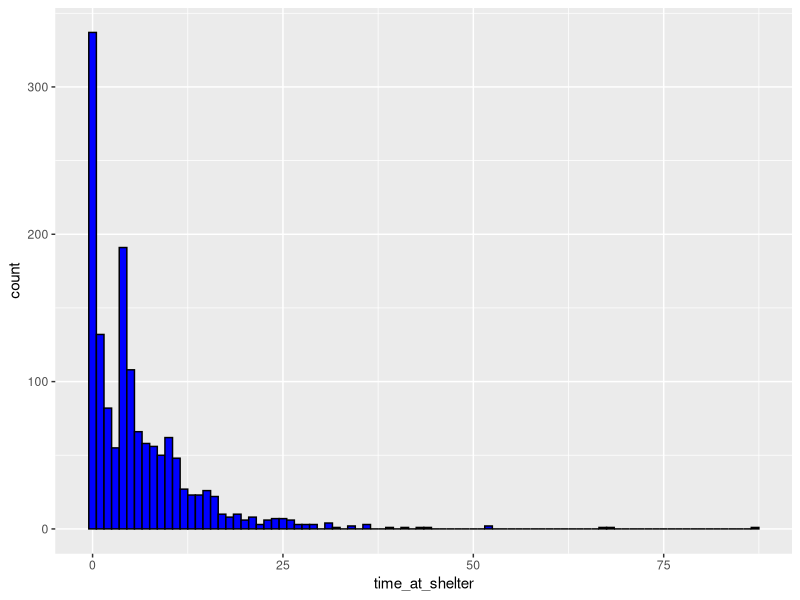
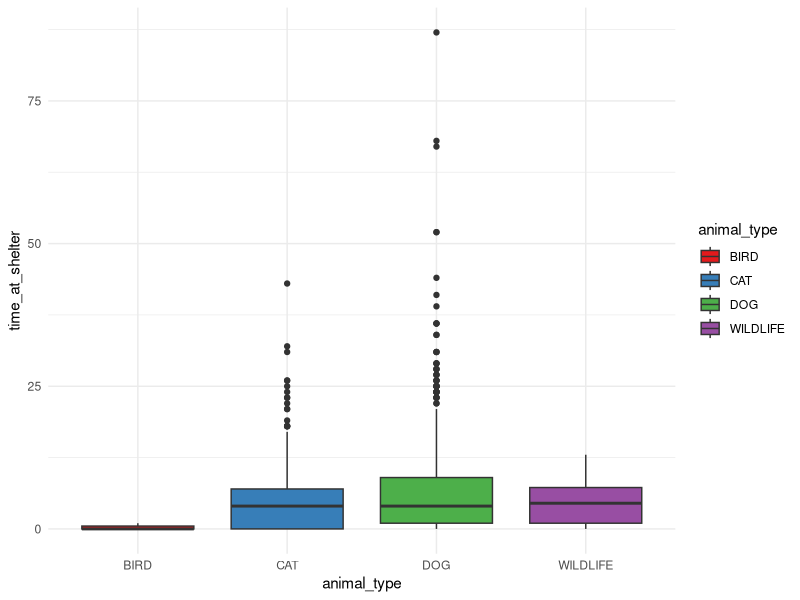
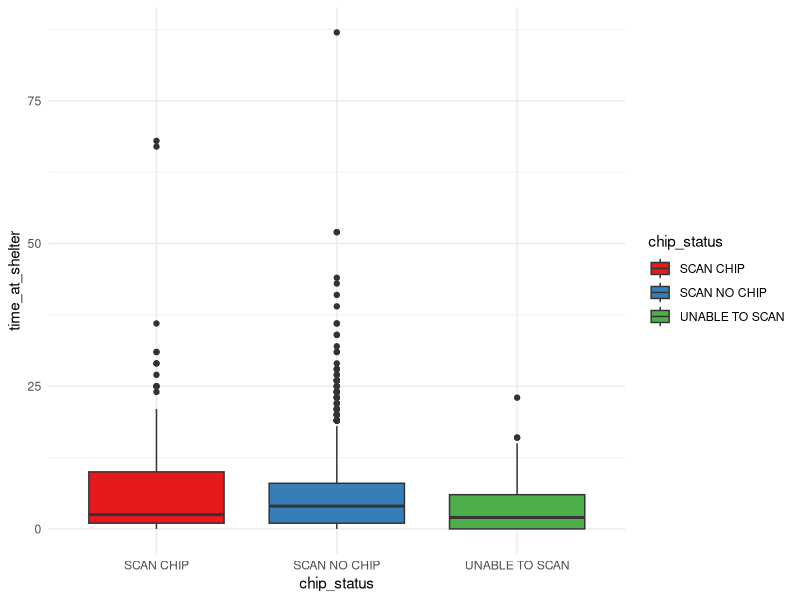
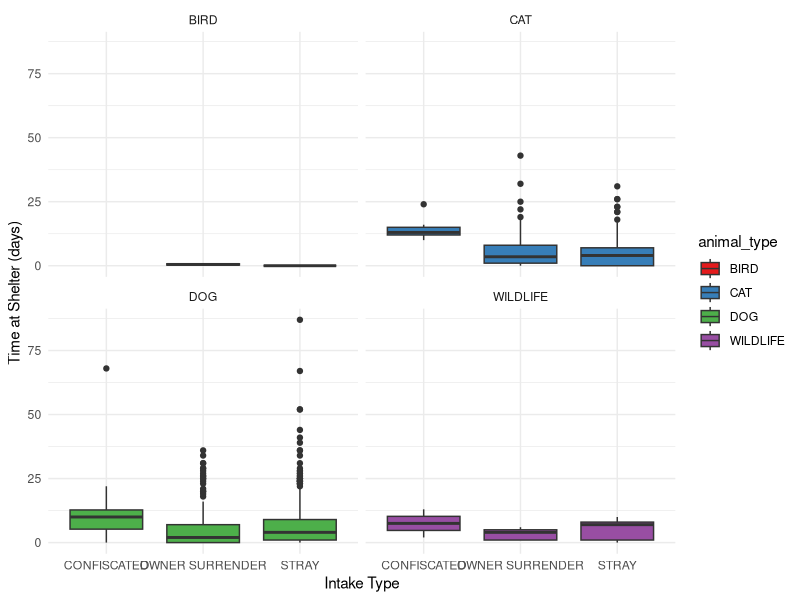
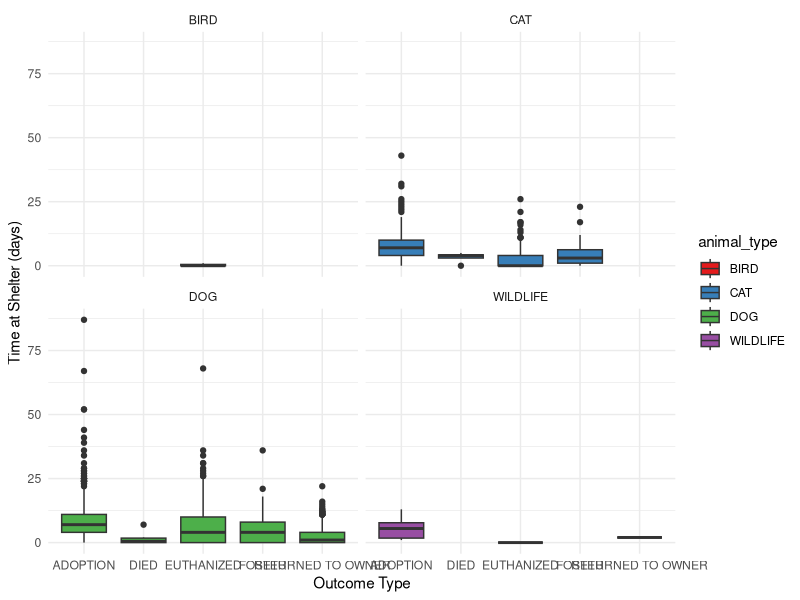
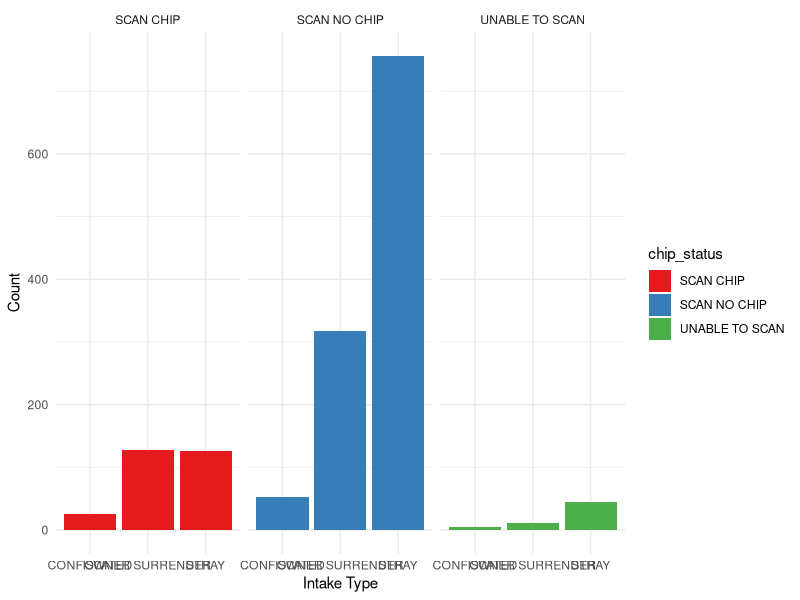
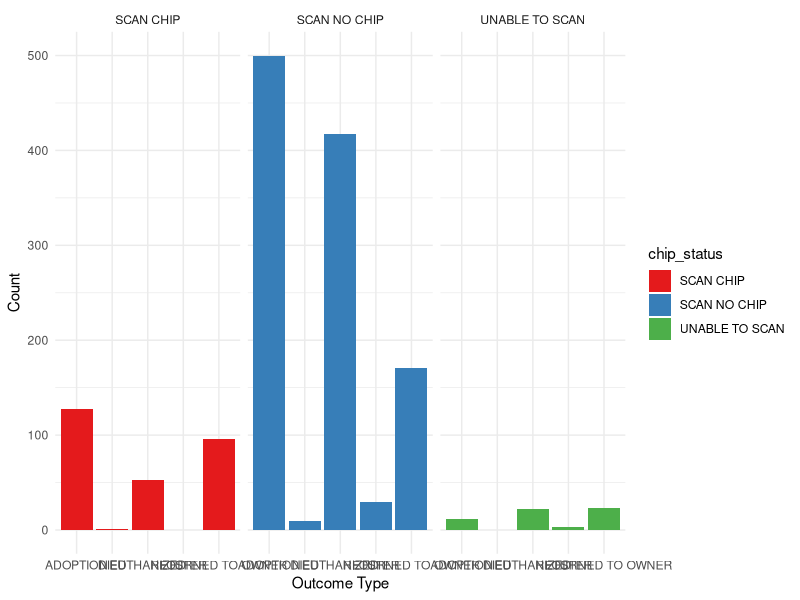
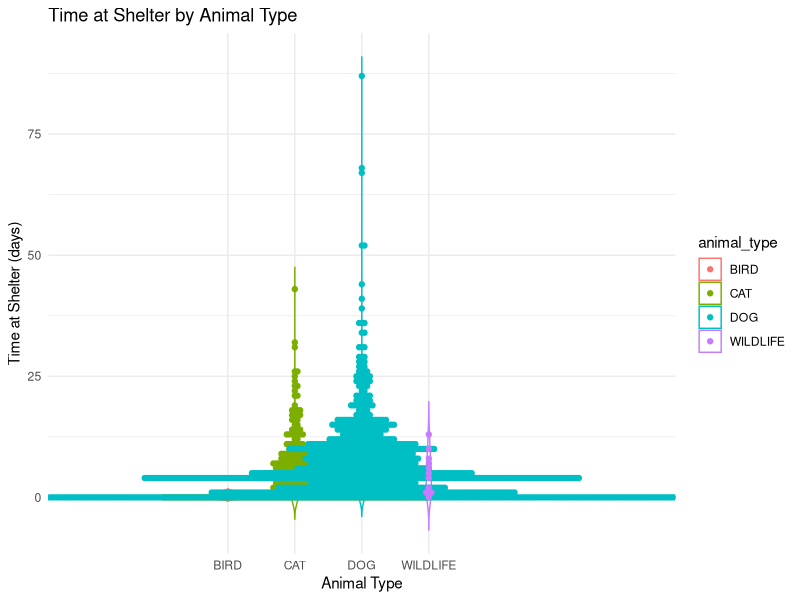

Recreate these plots in R, in order.
## ---- chunk 1
library(car)
library(ggplot2)
library(dplyr)
library(ggbeeswarm)
library(knitr)
## ---- chunk 2
#| echo: false
#read data
data <- read.csv('dataset20.csv', stringsAsFactors = FALSE)

# Data cleaning
# Remove rows with missing values
data <- na.omit(data)
## ---- chunk 3
# Convert 'animal_type', 'intake_type', 'output_type', 'chip_status' to factors
data$animal_type <- factor(data$animal_type)
data$intake_type <- factor(data$intake_type)
data$outcome_type <- factor(data$outcome_type)
data$chip_status <- factor(data$chip_status)
## ---- chunk 4
#| echo: false
#| fig.cap: "the distribution of animal time in shelters"
#| label: fig-1
#| fig.align: 'center'
#| fig.width: 4
#| fig.height: 3
# the distribution of animal time in shelters
ggplot(data, aes(x=time_at_shelter)) + 
  geom_histogram(binwidth=1, fill='blue', color='black')
## ---- chunk 5
#| echo: false
#| fig.cap: "Box plot of animal types and shelter time"
#| label: fig-2
#| fig.align: 'center'
#| fig.width: 4
#| fig.height: 3
#| # Data visualization
# Box plot of animal types and shelter time
ggplot(data, aes(x=animal_type, y=time_at_shelter, fill=animal_type)) + 
  geom_boxplot() +
  theme_minimal() +
  scale_fill_brewer(palette="Set1")
## ---- chunk 6
#| echo: false
#| fig.cap: "Box plot of whether to implant chips and shelter time"
#| label: fig-3
#| fig.align: 'center'
#| fig.width: 4
#| fig.height: 3
#| # Data visualization
# Box plot of whether to implant chips and shelter time
ggplot(data, aes(x=chip_status, y=time_at_shelter, fill=chip_status)) +
  geom_boxplot() +
  theme_minimal() +
  scale_fill_brewer(palette="Set1")
## ---- chunk 7
#| echo: false
#| fig.cap: "Box plot of animal types and reasons for containment"
#| label: fig-4
#| fig.align: 'center'
#| fig.width: 4
#| fig.height: 3
#| # Data visualization
# Box plot of animal types and reasons for containment
ggplot(data, aes(x=intake_type, y=time_at_shelter, fill=animal_type)) + 
  geom_boxplot() +
  facet_wrap(~animal_type) + # Use face_wrap to divide faces by animal type
  theme_minimal() +
  scale_fill_brewer(palette="Set1") +
  labs(x="Intake Type",
       y="Time at Shelter (days)")
## ---- chunk 8
#| echo: false
#| fig.cap: "Box plot of animal types and the outcome of leaving the shelter"
#| label: fig-5
#| fig.align: 'center'
#| fig.width: 4
#| fig.height: 3
#| # Data visualization
# Box plot of animal types and the outcome of leaving the shelter
ggplot(data, aes(x=outcome_type, y=time_at_shelter, fill=animal_type)) + 
  geom_boxplot() +
  facet_wrap(~animal_type) +
  theme_minimal() +
  scale_fill_brewer(palette="Set1") +
  labs(x="Outcome Type",
       y="Time at Shelter (days)")
## ---- chunk 9
#| echo: false
#| fig.cap: "Bar chart with chip status and containment reasons"
#| label: fig-6
#| fig.align: 'center'
#| fig.width: 4
#| fig.height: 3
#| # Data visualization
# Bar chart with chip status and containment reasons
ggplot(data, aes(x=intake_type, fill=chip_status)) + 
  geom_bar(position="dodge") +
  facet_wrap(~chip_status) +
  theme_minimal() +
  scale_fill_brewer(palette="Set1") +
  labs(x="Intake Type",
       y="Count")
## ---- chunk 10
#| echo: false
#| fig.cap: "Bar chart with chip status and outcome of leaving the shelter"
#| label: fig-7
#| fig.align: 'center'
#| fig.width: 4
#| fig.height: 3
#| # Data visualization
# Bar chart with chip status and outcome of leaving the shelter
ggplot(data, aes(x=outcome_type, fill=chip_status)) + 
  geom_bar(position="dodge") +
  facet_wrap(~chip_status) +
  theme_minimal() +
  scale_fill_brewer(palette="Set1") +
  labs(x="Outcome Type",
       y="Count")
## ---- chunk 11
#| echo: false
#| fig.cap: "Violin chart combined with bee colony chart, showing the impact of animal types on the time spent in shelters"
#| label: fig-8
#| fig.align: 'center'
#| fig.width: 4
#| fig.height: 3
#| # Data visualization
# Violin chart combined with bee colony chart, showing the impact of animal types on the time spent in shelters
ggplot(data, aes(x=animal_type, y=time_at_shelter, color=animal_type)) + 
  geom_violin(trim=FALSE) +
  geom_beeswarm() +
  theme_minimal() +
  labs(title="Time at Shelter by Animal Type",
       x="Animal Type",
       y="Time at Shelter (days)")
## ---- chunk 12
#| echo: false
#| fig.cap: "Violin chart combined with bee colony chart to demonstrate the impact of chip status on the time spent in the shelter"
#| label: fig-9
#| fig.align: 'center'
#| fig.width: 4
#| fig.height: 3
#| # Data visualization
# Violin chart combined with bee colony chart to demonstrate the impact of chip status on the time spent in the shelter
ggplot(data, aes(x=chip_status, y=time_at_shelter, color=chip_status)) + 
  geom_violin(trim=FALSE) +
  geom_beeswarm() +
  theme_minimal() +
  labs(title="Time at Shelter by Chip Status",
       x="Chip Status",
       y="Time at Shelter (days)")
## ---- chunk 13
# Summary Statistics
summary_stats <- summary(data)

kable(summary_stats, caption = "Summary Statistics")
## ---- chunk 14
# Select only numerical variables
numeric_data <- data[, c("month", "year", "time_at_shelter")]

# Using the cor() function to calculate the correlation coefficient matrix
correlation_matrix <- cor(numeric_data, use = "complete.obs") # Processing missing values for the 'use' parameter

kable(correlation_matrix, caption = "correlation_matrix")
## ---- chunk 15
# Calculate IQR
Q1 <- quantile(data$time_at_shelter, 0.25)
Q3 <- quantile(data$time_at_shelter, 0.75)
IQR <- Q3 - Q1

# Define the upper threshold for outliers
upper_bound <- Q3 + 1.5 * IQR

# Replace outliers with median
data$time_at_shelter[data$time_at_shelter> upper_bound] <- median(data$time_at_shelter)

# animal_type
prop.table(table(data$animal_type))
# think twice
data <- data %>%
  filter(!(animal_type=="BIRD" | animal_type=="WILDLIFE"))

write.csv(data, 'data.csv')
## ---- chunk 16
# Fit a linear model with 'time_t_shell' as the response variable and all other columns as the predictive variables
model <- lm(time_at_shelter ~ ., data = data)
# Calculate and print VIF values
vif_values <- vif(model)
#VIF values
kable(vif_values, caption = "VIF values")
